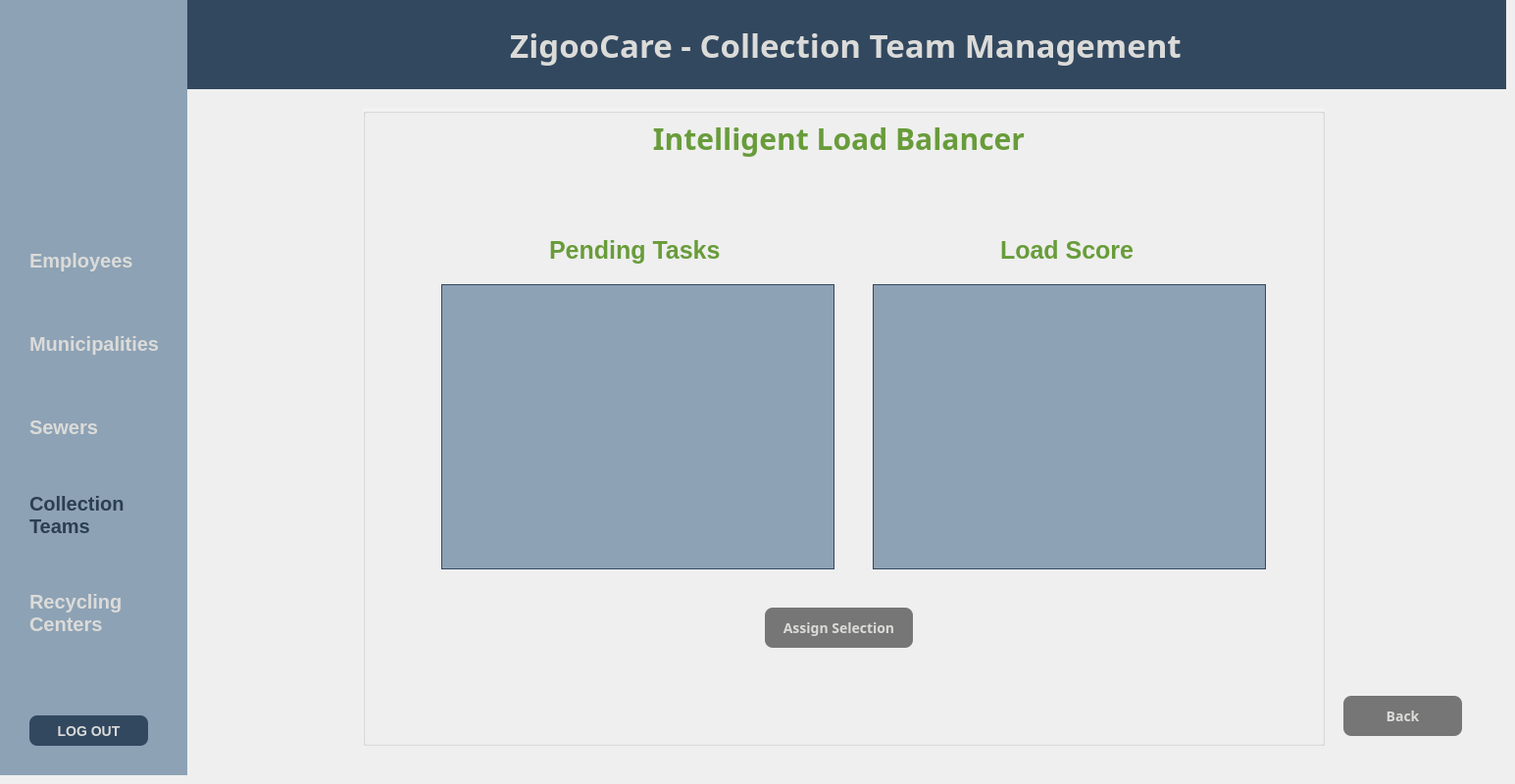
      <widget class="QWidget" name="page_c2">
       <widget class="QWidget" name="widget_header_c2" native="true">
        <property name="geometry">
         <rect>
          <x>0</x>
          <y>0</y>
          <width>1536</width>
          <height>91</height>
         </rect>
        </property>
        <property name="styleSheet">
         <string notr="true">background-color: #32485F;</string>
        </property>
        <widget class="QLabel" name="label_zigocare_c2">
         <property name="geometry">
          <rect>
           <x>190</x>
           <y>10</y>
           <width>1345</width>
           <height>71</height>
          </rect>
         </property>
         <property name="font">
          <font>
           <family>Onest</family>
           <pointsize>25</pointsize>
           <italic>false</italic>
           <bold>true</bold>
          </font>
         </property>
         <property name="styleSheet">
          <string notr="true">font: 700 25pt ;
color: rgb(219, 219, 217);</string>
         </property>
         <property name="text">
          <string>ZigooCare - Collection Team Management</string>
         </property>
         <property name="alignment">
          <set>Qt::AlignmentFlag::AlignCenter</set>
         </property>
        </widget>
       </widget>
       <widget class="QGroupBox" name="groupBox_collectionteam_c2">
        <property name="geometry">
         <rect>
          <x>370</x>
          <y>110</y>
          <width>981</width>
          <height>651</height>
         </rect>
        </property>
        <property name="styleSheet">
         <string notr="true">  
   background: transparent;

    background: rgba(255, 255, 255, 40);
  /*background-color: #99DBDBD9;*/</string>
        </property>
        <property name="title">
         <string/>
        </property>
        <widget class="QLabel" name="label_intelligentloadbalancer_c2">
         <property name="geometry">
          <rect>
           <x>-170</x>
           <y>10</y>
           <width>1311</width>
           <height>41</height>
          </rect>
         </property>
         <property name="font">
          <font>
           <family>Onest</family>
           <pointsize>-1</pointsize>
           <italic>false</italic>
           <bold>true</bold>
          </font>
         </property>
         <property name="styleSheet">
          <string notr="true">color: rgb(104, 156, 58);
font:bold;
font-size:30px;
background-color: transparent;</string>
         </property>
         <property name="text">
          <string>Intelligent Load Balancer</string>
         </property>
         <property name="alignment">
          <set>Qt::AlignmentFlag::AlignCenter</set>
         </property>
        </widget>
        <widget class="QTableView" name="tableView_intervention_c2">
         <property name="geometry">
          <rect>
           <x>80</x>
           <y>180</y>
           <width>401</width>
           <height>291</height>
          </rect>
         </property>
         <property name="styleSheet">
          <string notr="true">QTableView {
    background-color: #8DA2B5;
	alternate-background-color: #7F95A8;
    gridline-color: #32485F;
    border: 1px solid #32485F;
    color: #32485F;
    selection-background-color: #018ADA;
    selection-color: white;
}

QTableView::item {
    padding: 6px;
    border: none;
}

QTableView::item:hover {
    background-color: rgba(1, 138, 218, 0.15);
}

QTableView::item:selected {
    background-color: #018ADA;
    color: white;
}

QHeaderView::section {
    background-color: #32485F;
    color: white;
    padding: 6px;
    border: 1px solid #32485F;
    font-weight: bold;
}

QHeaderView::section:checked {
    background-color: #018ADA;
}

QScrollBar:vertical {
    background: #8DA2B5;
    width: 10px;
}

QScrollBar::handle:vertical {
    background: #32485F;
    border-radius: 4px;
}

QScrollBar::handle:vertical:hover {
    background: #018ADA;
} 
QScrollBar::handle:horizental {
    background: #32485F;
    border-radius: 4px;
}

QScrollBar::handle:horizental:hover {
    background: #018ADA;
} 
</string>
         </property>
        </widget>
        <widget class="QTableView" name="tableView_loadscore_c2">
         <property name="geometry">
          <rect>
           <x>520</x>
           <y>180</y>
           <width>401</width>
           <height>291</height>
          </rect>
         </property>
         <property name="styleSheet">
          <string notr="true">QTableView {
    background-color: #8DA2B5;
	alternate-background-color: #7F95A8;
    gridline-color: #32485F;
    border: 1px solid #32485F;
    color: #32485F;
    selection-background-color: #018ADA;
    selection-color: white;
}

QTableView::item {
    padding: 6px;
    border: none;
}

QTableView::item:hover {
    background-color: rgba(1, 138, 218, 0.15);
}

QTableView::item:selected {
    background-color: #018ADA;
    color: white;
}

QHeaderView::section {
    background-color: #32485F;
    color: white;
    padding: 6px;
    border: 1px solid #32485F;
    font-weight: bold;
}

QHeaderView::section:checked {
    background-color: #018ADA;
}

QScrollBar:vertical {
    background: #8DA2B5;
    width: 10px;
}

QScrollBar::handle:vertical {
    background: #32485F;
    border-radius: 4px;
}

QScrollBar::handle:vertical:hover {
    background: #018ADA;
} 
QScrollBar::handle:horizental {
    background: #32485F;
    border-radius: 4px;
}

QScrollBar::handle:horizental:hover {
    background: #018ADA;
} 
</string>
         </property>
        </widget>
        <widget class="QLabel" name="label_loadscore_c2">
         <property name="geometry">
          <rect>
           <x>650</x>
           <y>130</y>
           <width>141</width>
           <height>31</height>
          </rect>
         </property>
         <property name="styleSheet">
          <string notr="true">color: rgb(104, 156, 58);
font:bold;
font-size:25px;
background-color: transparent;</string>
         </property>
         <property name="text">
          <string>Load Score</string>
         </property>
        </widget>
        <widget class="QLabel" name="label_intervention_c2">
         <property name="geometry">
          <rect>
           <x>190</x>
           <y>130</y>
           <width>181</width>
           <height>31</height>
          </rect>
         </property>
         <property name="styleSheet">
          <string notr="true">color: rgb(104, 156, 58);
font:bold;
font-size:25px;
background-color: transparent;</string>
         </property>
         <property name="text">
          <string>Pending Tasks</string>
         </property>
        </widget>
        <widget class="QPushButton" name="pushButton_affectteam_c2">
         <property name="geometry">
          <rect>
           <x>410</x>
           <y>510</y>
           <width>151</width>
           <height>41</height>
          </rect>
         </property>
         <property name="font">
          <font>
           <family>Onest</family>
           <pointsize>-1</pointsize>
           <bold>true</bold>
          </font>
         </property>
         <property name="styleSheet">
          <string notr="true">QPushButton {
    background-color: rgb(118, 118, 118);      
    color: #DBDBD9;
    font-size: 14px;
    font-weight: bold;
    border: none;
    border-radius: 8px;             
    padding: 8px 16px;
}

QPushButton:hover {
    
	background-color: rgb(53, 53, 53);
}

QPushButton:pressed {
    background-color: #C62828;      
}

QPushButton:disabled {
    background-color: #BDBDBD;      
    color: #757575;
}
</string>
         </property>
         <property name="text">
          <string>Assign Selection</string>
         </property>
        </widget>
       </widget>
       <widget class="QWidget" name="widget_sidebar_c2" native="true">
        <property name="geometry">
         <rect>
          <x>0</x>
          <y>0</y>
          <width>191</width>
          <height>791</height>
         </rect>
        </property>
        <property name="styleSheet">
         <string notr="true">background-color: #8DA2B5;</string>
        </property>
        <widget class="QPushButton" name="pushButton_logout_c2">
         <property name="geometry">
          <rect>
           <x>30</x>
           <y>730</y>
           <width>121</width>
           <height>31</height>
          </rect>
         </property>
         <property name="styleSheet">
          <string notr="true">QPushButton {
	background-color: #32485F;
    color: #DBDBD9;
    font-size: 14px;
    font-weight: bold;
    border: none;
    border-radius: 8px;             
    padding: 8px 16px;
}

QPushButton:hover {
    
	background-color: rgb(163, 0, 3);
}

QPushButton:pressed {
    background-color: rgb(163, 0, 3);   
}

QPushButton:disabled {
    background-color: #BDBDBD;     
    color: #757575;
}
</string>
         </property>
         <property name="text">
          <string>LOG OUT</string>
         </property>
        </widget>
        <widget class="QLabel" name="label_image_c2">
         <property name="geometry">
          <rect>
           <x>20</x>
           <y>40</y>
           <width>151</width>
           <height>151</height>
          </rect>
         </property>
         <property name="text">
          <string/>
         </property>
         <property name="pixmap">
          <pixmap resource="resources.qrc">:/images/logo_untitled.png</pixmap>
         </property>
         <property name="scaledContents">
          <bool>true</bool>
         </property>
        </widget>
        <widget class="QPushButton" name="pushButton_employeem_c2">
         <property name="geometry">
          <rect>
           <x>30</x>
           <y>250</y>
           <width>111</width>
           <height>31</height>
          </rect>
         </property>
         <property name="styleSheet">
          <string notr="true">QPushButton {
    background-color: transparent;
    border: none;
    font-weight: bold;
    color: #DBDBD9;
	text-align:left;
	font-size:20px;
}

QPushButton:hover {
    color: #2c3e50;
}

</string>
         </property>
         <property name="text">
          <string>Employees</string>
         </property>
        </widget>
        <widget class="QPushButton" name="pushButton_municipalitiesm_c2">
         <property name="geometry">
          <rect>
           <x>30</x>
           <y>330</y>
           <width>141</width>
           <height>41</height>
          </rect>
         </property>
         <property name="styleSheet">
          <string notr="true">QPushButton {
    background-color: transparent;
    border: none;
    font-weight: bold;
    color: #DBDBD9;
	text-align:left;
	font-size:20px;
}

QPushButton:hover {
    color: #2c3e50;
}

</string>
         </property>
         <property name="text">
          <string>Municipalities  </string>
         </property>
        </widget>
        <widget class="QPushButton" name="pushButton_sewersm_c2">
         <property name="geometry">
          <rect>
           <x>30</x>
           <y>420</y>
           <width>81</width>
           <height>31</height>
          </rect>
         </property>
         <property name="styleSheet">
          <string notr="true">QPushButton {
    background-color: transparent;
    border: none;
    font-weight: bold;
    color: #DBDBD9;
	text-align:left;
	font-size:20px;
}

QPushButton:hover {
    color: #2c3e50;
}

</string>
         </property>
         <property name="text">
          <string>Sewers</string>
         </property>
        </widget>
        <widget class="QPushButton" name="pushButton_collectiontm_c2">
         <property name="geometry">
          <rect>
           <x>30</x>
           <y>500</y>
           <width>101</width>
           <height>51</height>
          </rect>
         </property>
         <property name="styleSheet">
          <string notr="true">QPushButton {
    background-color: transparent;
    border: none;
    font-weight: bold;
    color: #2c3e50;
	text-align:left;
	font-size:20px;
}</string>
         </property>
         <property name="text">
          <string>Collection
Teams</string>
         </property>
        </widget>
        <widget class="QPushButton" name="pushButton_rcentersm_c2">
         <property name="geometry">
          <rect>
           <x>30</x>
           <y>600</y>
           <width>101</width>
           <height>51</height>
          </rect>
         </property>
         <property name="styleSheet">
          <string notr="true">QPushButton {
    background-color: transparent;
    border: none;
    font-weight: bold;
    color: #DBDBD9;
	text-align:left;
	font-size:20px;
}

QPushButton:hover {
    color: #2c3e50;
}

</string>
         </property>
         <property name="text">
          <string>Recycling
Centers  </string>
         </property>
        </widget>
       </widget>
       <widget class="QPushButton" name="pushButton_back_c2">
        <property name="geometry">
         <rect>
          <x>1370</x>
          <y>710</y>
          <width>121</width>
          <height>41</height>
         </rect>
        </property>
        <property name="font">
         <font>
          <family>Onest</family>
          <pointsize>-1</pointsize>
          <bold>true</bold>
         </font>
        </property>
        <property name="styleSheet">
         <string notr="true">QPushButton {
    background-color: rgb(118, 118, 118);      
    color: #DBDBD9;
    font-size: 14px;
    font-weight: bold;
    border: none;
    border-radius: 8px;             
    padding: 8px 16px;
}

QPushButton:hover {
    
	background-color: rgb(53, 53, 53);
}

QPushButton:pressed {
    background-color: #C62828;      
}

QPushButton:disabled {
    background-color: #BDBDBD;      
    color: #757575;
}
</string>
        </property>
        <property name="text">
         <string>Back</string>
        </property>
       </widget>
      </widget>
